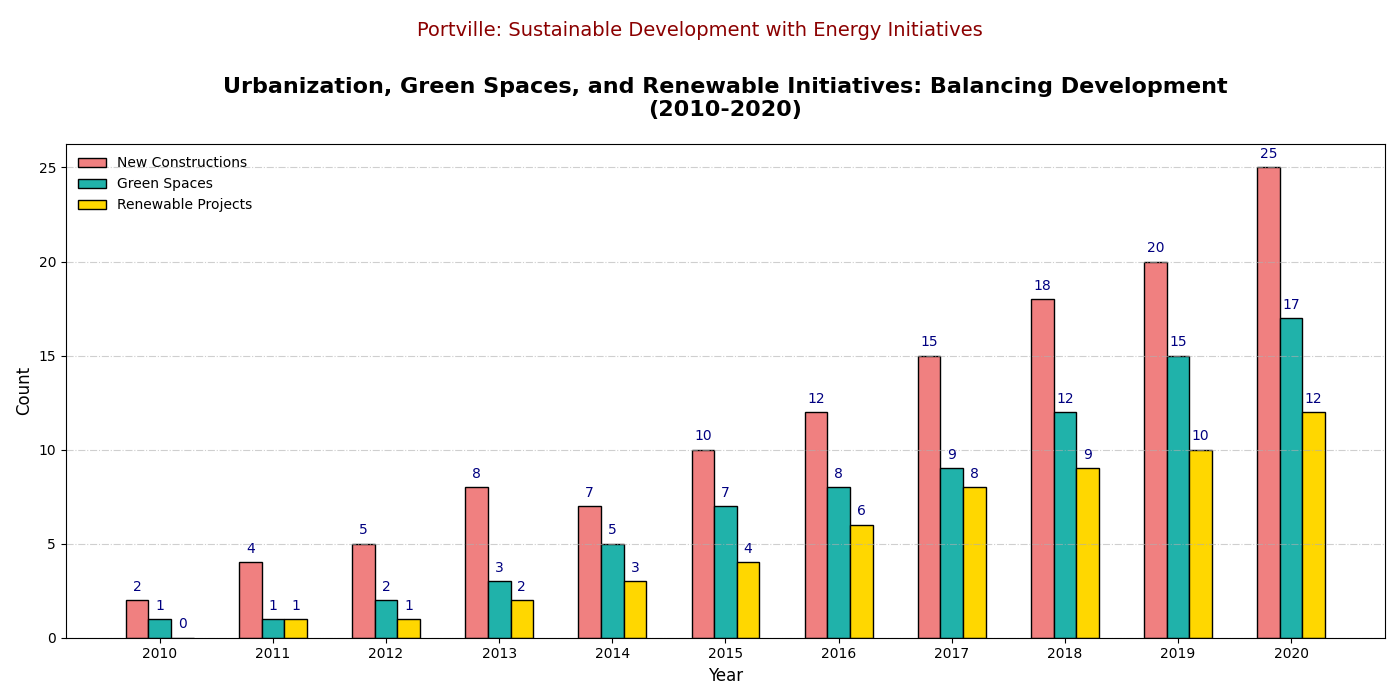

The Python source for this figure:
import matplotlib.pyplot as plt
import numpy as np

years = np.arange(2010, 2021)
new_constructions = np.array([2, 4, 5, 8, 7, 10, 12, 15, 18, 20, 25])
green_spaces = np.array([1, 1, 2, 3, 5, 7, 8, 9, 12, 15, 17])
renewable_projects = np.array([0, 1, 1, 2, 3, 4, 6, 8, 9, 10, 12])

fig, ax1 = plt.subplots(figsize=(14, 7))

bar_width = 0.2
index = np.arange(len(years))

bars1 = ax1.bar(index, new_constructions, bar_width, color='lightcoral', edgecolor='black', label='New Constructions')
bars2 = ax1.bar(index + bar_width, green_spaces, bar_width, color='lightseagreen', edgecolor='black', label='Green Spaces')
bars3 = ax1.bar(index + 2 * bar_width, renewable_projects, bar_width, color='gold', edgecolor='black', label='Renewable Projects')

ax1.set_title("Urbanization, Green Spaces, and Renewable Initiatives: Balancing Development\n(2010-2020)", fontsize=16, fontweight='bold', pad=20)
ax1.set_xlabel("Year", fontsize=12)
ax1.set_ylabel("Count", fontsize=12)
ax1.set_xticks(index + bar_width)
ax1.set_xticklabels(years)
ax1.legend(loc='upper left', fontsize=10, frameon=False)
ax1.grid(axis='y', linestyle='-.', alpha=0.6)

for bars in [bars1, bars2, bars3]:
    for bar in bars:
        yval = bar.get_height()
        ax1.text(bar.get_x() + bar.get_width() / 2, yval + 0.5, int(yval), ha='center', fontsize=10, color='navy')

plt.suptitle("Portville: Sustainable Development with Energy Initiatives", fontsize=14, y=0.97, color='darkred')

plt.tight_layout(rect=[0, 0, 1, 0.96])

plt.show()
